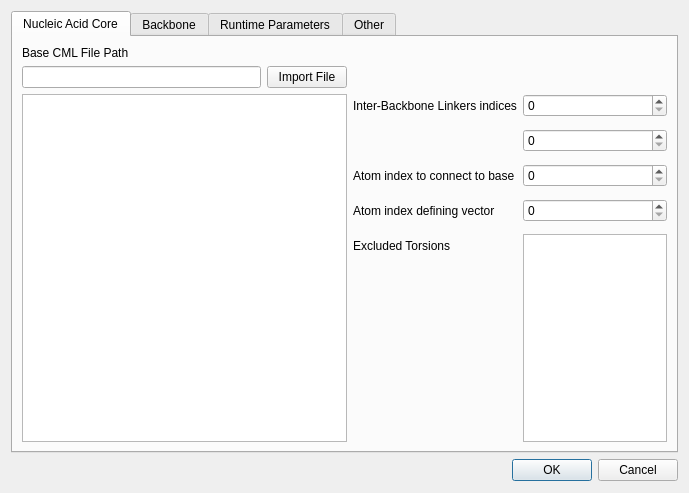
<?xml version="1.0" encoding="UTF-8"?>
<ui version="4.0">
 <author>Joshua Barnett</author>
 <class>Dialog</class>
 <widget class="QDialog" name="Dialog">
  <property name="geometry">
   <rect>
    <x>0</x>
    <y>0</y>
    <width>685</width>
    <height>493</height>
   </rect>
  </property>
  <property name="windowTitle">
   <string>Dialog</string>
  </property>
  <layout class="QGridLayout" name="gridLayout">
   <item row="2" column="0">
    <widget class="QDialogButtonBox" name="buttonBox">
     <property name="orientation">
      <enum>Qt::Horizontal</enum>
     </property>
     <property name="standardButtons">
      <set>QDialogButtonBox::Cancel|QDialogButtonBox::Ok</set>
     </property>
    </widget>
   </item>
   <item row="0" column="0">
    <widget class="QTabWidget" name="Tabs">
     <property name="minimumSize">
      <size>
       <width>667</width>
       <height>442</height>
      </size>
     </property>
     <property name="maximumSize">
      <size>
       <width>667</width>
       <height>442</height>
      </size>
     </property>
     <property name="tabShape">
      <enum>QTabWidget::Rounded</enum>
     </property>
     <property name="currentIndex">
      <number>0</number>
     </property>
     <property name="elideMode">
      <enum>Qt::ElideNone</enum>
     </property>
     <widget class="QWidget" name="NA_tab">
      <attribute name="title">
       <string>Nucleic Acid Core</string>
      </attribute>
      <layout class="QGridLayout" name="gridLayout_6">
       <item row="0" column="0">
        <widget class="QLabel" name="label">
         <property name="maximumSize">
          <size>
           <width>134</width>
           <height>22</height>
          </size>
         </property>
         <property name="text">
          <string>Base CML File Path</string>
         </property>
        </widget>
       </item>
       <item row="1" column="0">
        <widget class="QLineEdit" name="import_file_text"/>
       </item>
       <item row="1" column="1">
        <widget class="QPushButton" name="import_base_button">
         <property name="text">
          <string>Import File</string>
         </property>
        </widget>
       </item>
       <item row="2" column="0" colspan="2">
        <widget class="QTableWidget" name="NA_core_table"/>
       </item>
       <item row="2" column="2">
        <layout class="QFormLayout" name="formLayout">
         <property name="fieldGrowthPolicy">
          <enum>QFormLayout::AllNonFixedFieldsGrow</enum>
         </property>
         <property name="verticalSpacing">
          <number>12</number>
         </property>
         <item row="0" column="0">
          <widget class="QLabel" name="label_2">
           <property name="text">
            <string>Inter-Backbone Linkers indices</string>
           </property>
          </widget>
         </item>
         <item row="0" column="1">
          <widget class="QSpinBox" name="connect_sbox"/>
         </item>
         <item row="1" column="1">
          <widget class="QSpinBox" name="spinBox"/>
         </item>
         <item row="2" column="0">
          <widget class="QLabel" name="label_3">
           <property name="text">
            <string>Atom index to connect to base</string>
           </property>
          </widget>
         </item>
         <item row="2" column="1">
          <widget class="QSpinBox" name="vector_sbox"/>
         </item>
         <item row="3" column="0">
          <widget class="QLabel" name="label_4">
           <property name="frameShape">
            <enum>QFrame::NoFrame</enum>
           </property>
           <property name="text">
            <string>Atom index defining vector</string>
           </property>
          </widget>
         </item>
         <item row="3" column="1">
          <widget class="QSpinBox" name="spinBox_2"/>
         </item>
         <item row="4" column="0">
          <widget class="QLabel" name="label_5">
           <property name="text">
            <string>Excluded Torsions</string>
           </property>
          </widget>
         </item>
         <item row="4" column="1">
          <widget class="QListView" name="listView">
           <property name="maximumSize">
            <size>
             <width>144</width>
             <height>16777215</height>
            </size>
           </property>
          </widget>
         </item>
        </layout>
       </item>
      </layout>
     </widget>
     <widget class="QWidget" name="backbone_tab">
      <attribute name="title">
       <string>Backbone</string>
      </attribute>
      <layout class="QGridLayout" name="gridLayout_5">
       <item row="0" column="0">
        <widget class="QLabel" name="label_7">
         <property name="text">
          <string>Backbone File Path</string>
         </property>
         <property name="scaledContents">
          <bool>false</bool>
         </property>
         <property name="wordWrap">
          <bool>false</bool>
         </property>
        </widget>
       </item>
       <item row="1" column="0">
        <widget class="QLineEdit" name="import_file_text_2"/>
       </item>
       <item row="1" column="1">
        <widget class="QPushButton" name="import_backbone_button">
         <property name="text">
          <string>Import File</string>
         </property>
        </widget>
       </item>
       <item row="2" column="0" colspan="2">
        <widget class="QTableWidget" name="backbone_table"/>
       </item>
       <item row="2" column="2">
        <layout class="QFormLayout" name="formLayout_2">
         <property name="fieldGrowthPolicy">
          <enum>QFormLayout::AllNonFixedFieldsGrow</enum>
         </property>
         <property name="verticalSpacing">
          <number>12</number>
         </property>
         <item row="0" column="0">
          <widget class="QLabel" name="label_8">
           <property name="text">
            <string>Connect NA-base to backbone index</string>
           </property>
          </widget>
         </item>
         <item row="0" column="1">
          <widget class="QSpinBox" name="connect_sbox_2"/>
         </item>
         <item row="1" column="0">
          <widget class="QLabel" name="label_9">
           <property name="text">
            <string>Atom index defining vector for base</string>
           </property>
          </widget>
         </item>
         <item row="1" column="1">
          <widget class="QSpinBox" name="vector_sbox_2"/>
         </item>
         <item row="2" column="0">
          <widget class="QLabel" name="label_10">
           <property name="frameShape">
            <enum>QFrame::NoFrame</enum>
           </property>
           <property name="text">
            <string>Base Code (3 letters)</string>
           </property>
          </widget>
         </item>
         <item row="2" column="1">
          <widget class="QLineEdit" name="base_code_text_2"/>
         </item>
         <item row="3" column="0">
          <widget class="QLabel" name="label_11">
           <property name="frameShape">
            <enum>QFrame::NoFrame</enum>
           </property>
           <property name="text">
            <string>Base Pair Code (3 letters)</string>
           </property>
          </widget>
         </item>
         <item row="3" column="1">
          <widget class="QLineEdit" name="base_pair_code_text_2"/>
         </item>
         <item row="4" column="0">
          <widget class="QLabel" name="label_12">
           <property name="frameShape">
            <enum>QFrame::NoFrame</enum>
           </property>
           <property name="text">
            <string>Integer Symmetry</string>
           </property>
          </widget>
         </item>
         <item row="4" column="1">
          <widget class="QSpinBox" name="symmetry_sbox_2"/>
         </item>
        </layout>
       </item>
      </layout>
     </widget>
     <widget class="QWidget" name="tab_2">
      <attribute name="title">
       <string>Runtime Parameters</string>
      </attribute>
      <layout class="QGridLayout" name="gridLayout_4">
       <item row="0" column="0">
        <widget class="QWidget" name="widget" native="true">
         <layout class="QGridLayout" name="gridLayout_2">
          <item row="1" column="0">
           <widget class="QScrollArea" name="scrollArea">
            <property name="widgetResizable">
             <bool>true</bool>
            </property>
            <widget class="QWidget" name="scrollAreaWidgetContents">
             <property name="geometry">
              <rect>
               <x>0</x>
               <y>0</y>
               <width>245</width>
               <height>961</height>
              </rect>
             </property>
             <layout class="QHBoxLayout" name="horizontalLayout">
              <item>
               <widget class="QLabel" name="label_23">
                <property name="layoutDirection">
                 <enum>Qt::LeftToRight</enum>
                </property>
                <property name="text">
                 <string>&lt;html&gt;&lt;head/&gt;&lt;body&gt;&lt;p&gt;&lt;span style=&quot; font-weight:600;&quot;&gt;Search Algorithm: &lt;/span&gt;The method that will be used to search through the given parameter space. Systematic: exhaustively sample every possible combination of dihedral value based upon the &lt;span style=&quot; font-style:italic;&quot;&gt;Dihedral Step Size&lt;/span&gt; value. Weighted methods: applies biasing based off of dihedral energy values. Random: Randomly assigns torsional values of each available rotor (weighted uses a biased distribution). Monte Carlo: applies a basic criteria by which conformers are accepted or rejected.&lt;/p&gt;&lt;p&gt;&lt;br/&gt;&lt;/p&gt;&lt;p&gt;&lt;span style=&quot; font-weight:600;&quot;&gt;Number of Steps: &lt;/span&gt;The number of points sampled in Monte Carlo and Random algorithms&lt;/p&gt;&lt;p&gt;&lt;br/&gt;&lt;/p&gt;&lt;p&gt;&lt;span style=&quot; font-weight:600;&quot;&gt;Distance Tolerance: &lt;/span&gt;Minimum of distance between backbone linkers to be accepted for testing&lt;/p&gt;&lt;p&gt;&lt;br/&gt;&lt;/p&gt;&lt;p&gt;&lt;span style=&quot; font-weight:600;&quot;&gt;Tolerances: &lt;/span&gt;The maximum acceptable value for each component of energy given in kcal/mol. The cutoffs are actually based on a density of monomers such that it should work the same for arbitrary &lt;span style=&quot; font-style:italic;&quot;&gt;Chain Length&lt;/span&gt;.&lt;/p&gt;&lt;p&gt;&lt;br/&gt;&lt;/p&gt;&lt;p&gt;&lt;span style=&quot; font-weight:600;&quot;&gt;Dihedral Steps: &lt;/span&gt;The number of points to discretize all of the torsional values. Used only for weighted algorithms.&lt;/p&gt;&lt;p&gt;&lt;br/&gt;&lt;/p&gt;&lt;p&gt;&lt;span style=&quot; font-weight:600;&quot;&gt;Dihedral Step Size: &lt;/span&gt;The step size in degrees for the systematic search for each dihedral.&lt;/p&gt;&lt;p&gt;&lt;br/&gt;&lt;/p&gt;&lt;p&gt;&lt;span style=&quot; font-weight:600;&quot;&gt;Chain Length:&lt;/span&gt; The length of the chain used to test the energy of each conformer that passes the &lt;span style=&quot; font-style:italic;&quot;&gt;Distance Tolerance&lt;/span&gt; value.&lt;/p&gt;&lt;/body&gt;&lt;/html&gt;</string>
                </property>
                <property name="textFormat">
                 <enum>Qt::RichText</enum>
                </property>
                <property name="scaledContents">
                 <bool>true</bool>
                </property>
                <property name="wordWrap">
                 <bool>true</bool>
                </property>
               </widget>
              </item>
             </layout>
            </widget>
           </widget>
          </item>
         </layout>
        </widget>
       </item>
       <item row="0" column="1">
        <layout class="QFormLayout" name="formLayout_7">
         <property name="fieldGrowthPolicy">
          <enum>QFormLayout::AllNonFixedFieldsGrow</enum>
         </property>
         <item row="0" column="0">
          <widget class="QLabel" name="label_6">
           <property name="text">
            <string>Search Algorithm</string>
           </property>
          </widget>
         </item>
         <item row="0" column="1">
          <widget class="QComboBox" name="algorithm_comboBox">
           <item>
            <property name="text">
             <string>Systematic Search</string>
            </property>
           </item>
           <item>
            <property name="text">
             <string>Normal Random Search</string>
            </property>
           </item>
           <item>
            <property name="text">
             <string>Weighted Random Search</string>
            </property>
           </item>
           <item>
            <property name="text">
             <string>Monte Carlo Search</string>
            </property>
           </item>
           <item>
            <property name="text">
             <string>Weighted Monte Carlo</string>
            </property>
           </item>
          </widget>
         </item>
         <item row="1" column="0">
          <widget class="QLabel" name="label_13">
           <property name="text">
            <string>Number of Steps</string>
           </property>
          </widget>
         </item>
         <item row="1" column="1">
          <widget class="QLineEdit" name="num_steps_text">
           <property name="inputMethodHints">
            <set>Qt::ImhDigitsOnly|Qt::ImhFormattedNumbersOnly|Qt::ImhPreferNumbers</set>
           </property>
           <property name="text">
            <string>100000000</string>
           </property>
          </widget>
         </item>
         <item row="2" column="0">
          <widget class="QLabel" name="label_14">
           <property name="text">
            <string>Distance Tolerance</string>
           </property>
          </widget>
         </item>
         <item row="2" column="1">
          <widget class="QDoubleSpinBox" name="dist_tol_sbox">
           <property name="minimum">
            <double>0.010000000000000</double>
           </property>
           <property name="maximum">
            <double>2.000000000000000</double>
           </property>
           <property name="singleStep">
            <double>0.010000000000000</double>
           </property>
           <property name="value">
            <double>0.200000000000000</double>
           </property>
          </widget>
         </item>
         <item row="3" column="0">
          <widget class="QLabel" name="label_15">
           <property name="text">
            <string>Total Energy Tolerance</string>
           </property>
          </widget>
         </item>
         <item row="3" column="1">
          <widget class="QLineEdit" name="tot_energy_tol_text">
           <property name="inputMethodHints">
            <set>Qt::ImhDigitsOnly|Qt::ImhFormattedNumbersOnly|Qt::ImhPreferNumbers</set>
           </property>
           <property name="text">
            <string>1E3</string>
           </property>
          </widget>
         </item>
         <item row="4" column="0">
          <widget class="QLabel" name="label_16">
           <property name="text">
            <string>Bond Energy Tolerance</string>
           </property>
          </widget>
         </item>
         <item row="4" column="1">
          <widget class="QLineEdit" name="bond_energy_tol_text">
           <property name="inputMethodHints">
            <set>Qt::ImhDigitsOnly|Qt::ImhFormattedNumbersOnly</set>
           </property>
           <property name="text">
            <string>50</string>
           </property>
          </widget>
         </item>
         <item row="5" column="0">
          <widget class="QLabel" name="label_17">
           <property name="text">
            <string>Angle Energy Tolerance</string>
           </property>
          </widget>
         </item>
         <item row="5" column="1">
          <widget class="QLineEdit" name="angle_energy_tol_text">
           <property name="inputMethodHints">
            <set>Qt::ImhDigitsOnly|Qt::ImhFormattedNumbersOnly</set>
           </property>
           <property name="text">
            <string>50</string>
           </property>
          </widget>
         </item>
         <item row="6" column="0">
          <widget class="QLabel" name="label_18">
           <property name="text">
            <string>Dihedral Energy Tolerance</string>
           </property>
          </widget>
         </item>
         <item row="6" column="1">
          <widget class="QLineEdit" name="angle_energy_tol_text_2">
           <property name="inputMethodHints">
            <set>Qt::ImhDigitsOnly|Qt::ImhFormattedNumbersOnly</set>
           </property>
           <property name="text">
            <string>50</string>
           </property>
          </widget>
         </item>
         <item row="7" column="0">
          <widget class="QLabel" name="label_19">
           <property name="text">
            <string>VDW Energy Tolerance</string>
           </property>
          </widget>
         </item>
         <item row="7" column="1">
          <widget class="QLineEdit" name="angle_energy_tol_text_3">
           <property name="inputMethodHints">
            <set>Qt::ImhDigitsOnly|Qt::ImhFormattedNumbersOnly</set>
           </property>
           <property name="text">
            <string>1E3</string>
           </property>
          </widget>
         </item>
         <item row="8" column="0">
          <widget class="QLabel" name="label_20">
           <property name="text">
            <string>Dihedral Steps (Weighted)</string>
           </property>
          </widget>
         </item>
         <item row="8" column="1">
          <widget class="QLineEdit" name="angle_energy_tol_text_4">
           <property name="inputMethodHints">
            <set>Qt::ImhDigitsOnly|Qt::ImhFormattedNumbersOnly</set>
           </property>
           <property name="text">
            <string>100000</string>
           </property>
          </widget>
         </item>
         <item row="9" column="0">
          <widget class="QLabel" name="label_21">
           <property name="text">
            <string>Dihedral Step Size (systematic)</string>
           </property>
          </widget>
         </item>
         <item row="9" column="1">
          <widget class="QLineEdit" name="angle_energy_tol_text_5">
           <property name="inputMethodHints">
            <set>Qt::ImhDigitsOnly|Qt::ImhFormattedNumbersOnly</set>
           </property>
           <property name="text">
            <string>20</string>
           </property>
          </widget>
         </item>
         <item row="10" column="0">
          <widget class="QLabel" name="label_22">
           <property name="text">
            <string>Chain Length</string>
           </property>
          </widget>
         </item>
         <item row="10" column="1">
          <widget class="QSpinBox" name="spinBox_3">
           <property name="minimum">
            <number>1</number>
           </property>
           <property name="value">
            <number>3</number>
           </property>
          </widget>
         </item>
        </layout>
       </item>
      </layout>
     </widget>
     <widget class="QWidget" name="tab">
      <attribute name="title">
       <string>Other</string>
      </attribute>
      <layout class="QGridLayout" name="gridLayout_3">
       <item row="0" column="0">
        <widget class="QGroupBox" name="forcefield">
         <property name="title">
          <string>ForceField Parameters</string>
         </property>
         <widget class="QWidget" name="formLayoutWidget_3">
          <property name="geometry">
           <rect>
            <x>0</x>
            <y>20</y>
            <width>201</width>
            <height>331</height>
           </rect>
          </property>
          <layout class="QFormLayout" name="formLayout_3">
           <item row="0" column="0">
            <widget class="QLabel" name="label_24">
             <property name="text">
              <string>Type</string>
             </property>
            </widget>
           </item>
           <item row="0" column="1">
            <widget class="QComboBox" name="comboBox">
             <item>
              <property name="text">
               <string>GAFF</string>
              </property>
             </item>
             <item>
              <property name="text">
               <string>MMFF94</string>
              </property>
             </item>
            </widget>
           </item>
           <item row="1" column="0">
            <widget class="QLabel" name="label_25">
             <property name="text">
              <string>Parameter File</string>
             </property>
            </widget>
           </item>
           <item row="1" column="1">
            <widget class="QLineEdit" name="lineEdit"/>
           </item>
           <item row="2" column="0">
            <widget class="QLabel" name="label_26">
             <property name="text">
              <string>Base to Backbone Bond Length</string>
             </property>
             <property name="wordWrap">
              <bool>true</bool>
             </property>
            </widget>
           </item>
           <item row="2" column="1">
            <widget class="QDoubleSpinBox" name="doubleSpinBox">
             <property name="value">
              <double>0.000000000000000</double>
             </property>
            </widget>
           </item>
          </layout>
         </widget>
        </widget>
       </item>
       <item row="0" column="1">
        <widget class="QGroupBox" name="helical_params">
         <property name="title">
          <string>Helical Parameters</string>
         </property>
         <widget class="QWidget" name="formLayoutWidget_5">
          <property name="geometry">
           <rect>
            <x>0</x>
            <y>20</y>
            <width>191</width>
            <height>331</height>
           </rect>
          </property>
          <layout class="QFormLayout" name="formLayout_5">
           <item row="0" column="0">
            <widget class="QLabel" name="label_27">
             <property name="text">
              <string>Rise</string>
             </property>
            </widget>
           </item>
           <item row="0" column="1">
            <widget class="QDoubleSpinBox" name="doubleSpinBox_2">
             <property name="singleStep">
              <double>0.100000000000000</double>
             </property>
             <property name="value">
              <double>3.400000000000000</double>
             </property>
            </widget>
           </item>
           <item row="1" column="0">
            <widget class="QLabel" name="label_28">
             <property name="text">
              <string>Twist</string>
             </property>
            </widget>
           </item>
           <item row="1" column="1">
            <widget class="QDoubleSpinBox" name="doubleSpinBox_3">
             <property name="maximum">
              <double>360.000000000000000</double>
             </property>
             <property name="value">
              <double>36.000000000000000</double>
             </property>
            </widget>
           </item>
           <item row="2" column="0">
            <widget class="QLabel" name="label_29">
             <property name="text">
              <string>X Displacement</string>
             </property>
            </widget>
           </item>
           <item row="2" column="1">
            <widget class="QDoubleSpinBox" name="doubleSpinBox_4">
             <property name="maximum">
              <double>99.000000000000000</double>
             </property>
             <property name="singleStep">
              <double>0.010000000000000</double>
             </property>
             <property name="value">
              <double>0.000000000000000</double>
             </property>
            </widget>
           </item>
           <item row="3" column="0">
            <widget class="QLabel" name="label_30">
             <property name="text">
              <string>Y Displacement</string>
             </property>
            </widget>
           </item>
           <item row="3" column="1">
            <widget class="QDoubleSpinBox" name="doubleSpinBox_5">
             <property name="maximum">
              <double>99.000000000000000</double>
             </property>
             <property name="singleStep">
              <double>0.010000000000000</double>
             </property>
             <property name="value">
              <double>0.000000000000000</double>
             </property>
            </widget>
           </item>
           <item row="4" column="0">
            <widget class="QLabel" name="label_31">
             <property name="text">
              <string>Incline</string>
             </property>
            </widget>
           </item>
           <item row="4" column="1">
            <widget class="QDoubleSpinBox" name="doubleSpinBox_6">
             <property name="maximum">
              <double>360.000000000000000</double>
             </property>
             <property name="value">
              <double>36.000000000000000</double>
             </property>
            </widget>
           </item>
          </layout>
         </widget>
        </widget>
       </item>
       <item row="0" column="2">
        <widget class="QGroupBox" name="Misc">
         <property name="title">
          <string>Miscellaneous Parameters</string>
         </property>
         <widget class="QWidget" name="formLayoutWidget_6">
          <property name="geometry">
           <rect>
            <x>0</x>
            <y>20</y>
            <width>181</width>
            <height>331</height>
           </rect>
          </property>
          <layout class="QFormLayout" name="formLayout_6"/>
         </widget>
        </widget>
       </item>
      </layout>
     </widget>
    </widget>
   </item>
  </layout>
 </widget>
 <resources/>
 <connections>
  <connection>
   <sender>buttonBox</sender>
   <signal>accepted()</signal>
   <receiver>Dialog</receiver>
   <slot>accept()</slot>
   <hints>
    <hint type="sourcelabel">
     <x>248</x>
     <y>254</y>
    </hint>
    <hint type="destinationlabel">
     <x>157</x>
     <y>274</y>
    </hint>
   </hints>
  </connection>
  <connection>
   <sender>buttonBox</sender>
   <signal>rejected()</signal>
   <receiver>Dialog</receiver>
   <slot>reject()</slot>
   <hints>
    <hint type="sourcelabel">
     <x>316</x>
     <y>260</y>
    </hint>
    <hint type="destinationlabel">
     <x>286</x>
     <y>274</y>
    </hint>
   </hints>
  </connection>
 </connections>
</ui>
